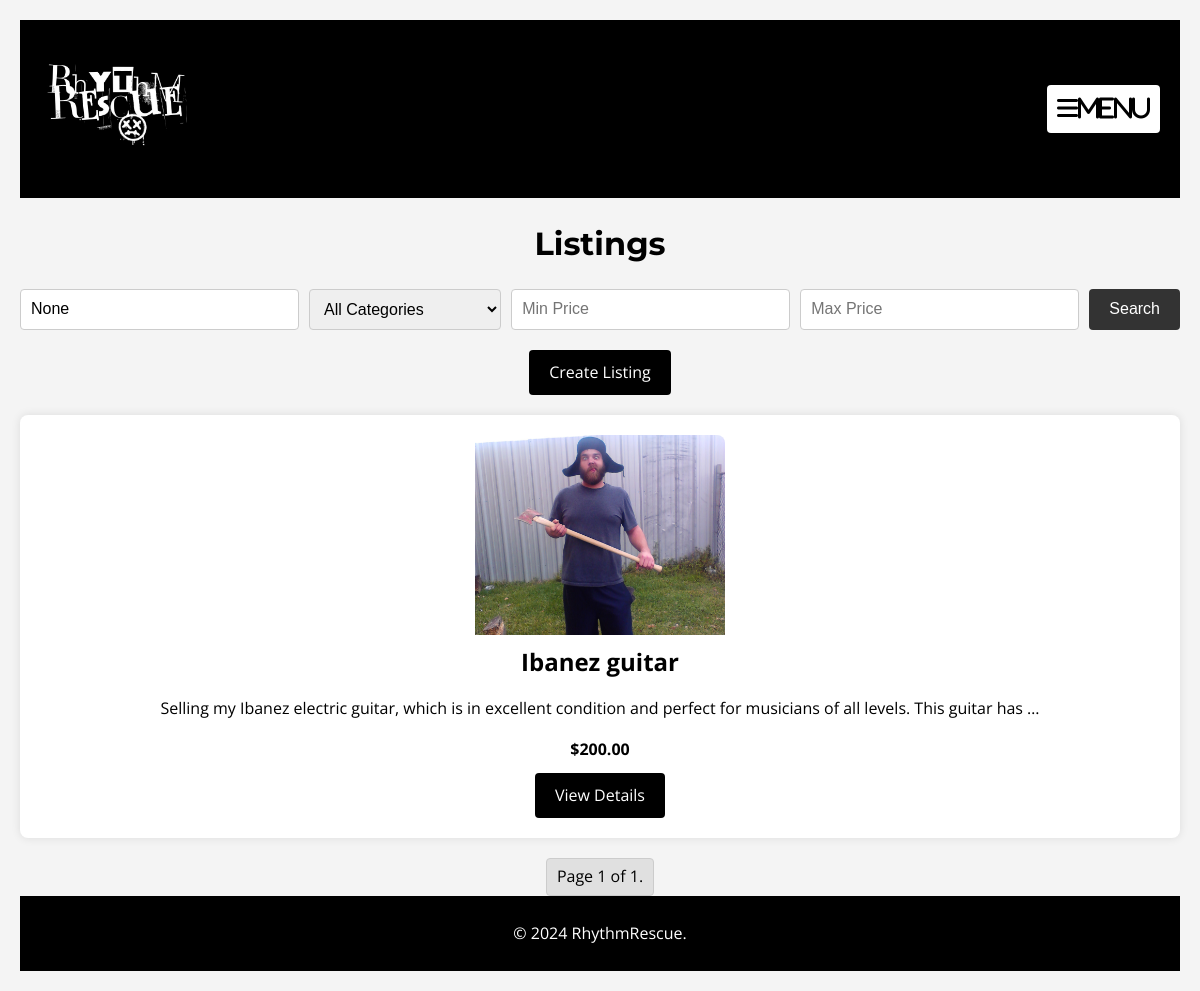
The page /listings/ on the database as committed earlier.
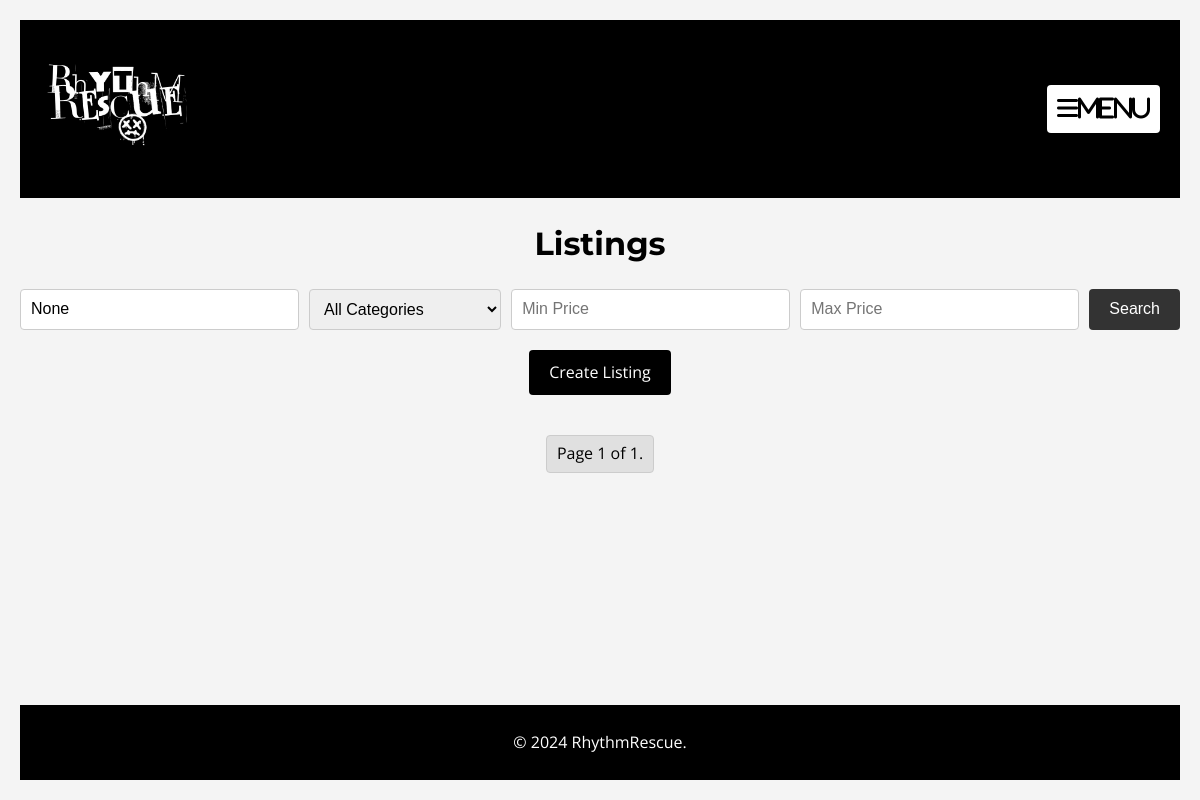
The same page on the database as committed later.
### listings/models.py (models this page shows, shortened)
class Listing(models.Model):
    title = models.CharField(max_length=255)
    slug = models.SlugField(unique=True, blank=True)
    description = models.TextField()
    price = models.DecimalField(max_digits=10, decimal_places=2)
    category = models.ForeignKey(Category, on_delete=models.CASCADE)
    seller = models.ForeignKey(CustomUser, on_delete=models.CASCADE)
    image = models.ImageField(upload_to='listing_images/', blank=True, null=True)
    created_at = models.DateTimeField(auto_now_add=True)

### listings/views.py (the view)
# urls.py: path('', views.listing_list, name='listing_list'),
def listing_list(request):
    query = request.GET.get('q')
    category_id = request.GET.get('category')
    min_price = request.GET.get('min_price')
    max_price = request.GET.get('max_price')
    listings = Listing.objects.all()
    if query:
        listings = listings.filter(
            Q(title__icontains=query) | Q(description__icontains=query) | Q(category__name__icontains=query)
        )
    if category_id:
        listings = listings.filter(category_id=category_id)
    if min_price:
        listings = listings.filter(price__gte=min_price)
    if max_price:
        listings = listings.filter(price__lte=max_price)
    paginator = Paginator(listings, 10)  # Show 10 listings per page
    page_number = request.GET.get('page')
    page_obj = paginator.get_page(page_number)
    general_categories = [
        'Electronics', 'Furniture', 'Home Appliances', 'Vehicles', 'Clothing',
        'Books & Media', 'Sports & Outdoors', 'Toys & Games', 'Collectibles & Art',
        'Beauty & Personal Care', 'Pet Supplies', 'Instruments', 'Jobs & Services',
        'Real Estate', 'Office Supplies', 'Garden & Tools', 'Health & Supplements',
        'Crafts & Hobbies', 'Miscellaneous'
    ]
    return render(request, 'listings/listing_list.html', {
        'page_obj': page_obj,
        'categories': general_categories,
        'query': query,
        'category_id': category_id,
        'min_price': min_price,
        'max_price': max_price,
    })

### templates/listings/listing_list.html (shortened to what this page needs)
{% extends 'base.html' %}
{% load static %}
{% block extra_css %}
<link rel="stylesheet" href="{% static 'css/listings.css' %}">
{% endblock %}
{% block content %}
<h2 class="page-title">Listings</h2>
<form method="get" class="search-form">
    <input type="text" name="q" placeholder="Search..." value="{{ query }}" class="search-input">
    <select name="category" class="search-select">
        <option value="">All Categories</option>
    </select>
    <input type="number" name="min_price" placeholder="Min Price" value="{{ min_price }}" class="search-input">
    <input type="number" name="max_price" placeholder="Max Price" value="{{ max_price }}" class="search-input">
    <button type="submit" class="btn btn-search">Search</button>
</form>
<a href="{% url 'listing_create' %}" class="btn add-listing-btn">Create Listing</a>
<div class="listings">
    {% for listing in page_obj %}
        <div class="listing-card">
            {% if listing.image %}
                <img src="{{ listing.image.url }}" alt="{{ listing.title }}" class="listing-image">
            {% endif %}
            <h3>{{ listing.title }}</h3>
            <p>{{ listing.description|truncatewords:20 }}</p>
            <p><strong>${{ listing.price }}</strong></p>
            <a href="{% url 'listing_detail' listing.slug %}" class="btn btn-details">View Details</a>
        </div>
    {% endfor %}
</div>
<div class="pagination">
    <span class="step-links">
        <span class="current">
            Page {{ page_obj.number }} of {{ page_obj.paginator.num_pages }}.
        </span>
    </span>
</div>
{% endblock %}

### templates/base.html (shortened to what this page needs)
<!DOCTYPE html>
<html lang="en">
<head>
    {% load static %}
    <link rel="stylesheet" href="{% static 'css/base.css' %}">
    <link rel="stylesheet" href="https://cdnjs.cloudflare.com/ajax/libs/font-awesome/6.0.0-beta3/css/all.min.css" />
    {% block extra_css %}
    {% endblock %}
</head>
<body>
    <header>
        <div class="header-content">
            <div class="logo">
                <img src="{% static 'img/logo3.jpg' %}" alt="Secondhand Marketplace Logo">
            </div>
            <nav>
                <button class="menu-button" id="menu-button"><i class="fas fa-bars">Menu</i></button>
            </nav>
        </div>
    </header>
    <main class="main-container">
        {% block content %}
        {% endblock %}
    </main>
    <footer>
        <p>&copy; 2024 RhythmRescue.</p>
    </footer>
</body>
</html>

### static/css/base.css (style rules this page uses)
* { margin: 0; padding: 0; box-sizing: border-box; }
body { font-family: 'Open Sans', Arial, sans-serif; background-color: #ffffff; color: #333; line-height: 1.6; }
header { background-color: #000000; padding: 10px 0; display: flex; align-items: center; justify-content: space-between; margin-bottom: 20px; }
.main-container { min-height: calc(100vh - 313px); }
.header-content { display: flex; align-items: center; justify-content: space-between; width: 100%; }
header .logo { margin-left: 20px; }
header .logo img { max-width: 190px; height: auto; height: 190px; }
header nav { margin-right: 20px; }
footer { background: #000000; color: #ffffff; text-align: center; padding: 10px 0; position: relative; width: 100%; }
p { margin-bottom: 15px; margin-top: 15px; }
h2 { font-family: 'Montserrat', sans-serif; color: #000000; margin-bottom: 15px; }
.search-form { margin-bottom: 15px; }
.menu-button { background-color: #ffffff; border: none; border-radius: 4px; color: #000000; cursor: pointer; font-size: 24px; padding: 10px; transition: color 0.3s, transform 0.3s; }

### static/css/listings.css (style rules this page uses)
* { margin: 0; padding: 0; box-sizing: border-box; }
body { font-family: 'Open Sans', Arial, sans-serif; background-color: #f4f4f4; color: #000; line-height: 1.6; padding: 20px; min-height: 100vh; display: flex; flex-direction: column; }
header { background-color: #000; color: #fff; padding: 10px 0; display: flex; align-items: center; justify-content: space-between; margin-bottom: 20px; }
header .logo { margin-left: 20px; }
header .logo img { max-width: 150px; height: auto; }
header nav { margin-right: 20px; }
footer { background: #000; color: #ffffff; text-align: center; padding: 10px 0; bottom: 0; width: 100%; }
p { margin-bottom: 15px; margin-top: 15px; }
.page-title { font-size: 2rem; margin-bottom: 20px; color: #000; text-align: center; }
.search-form { display: flex; flex-wrap: wrap; gap: 10px; margin-bottom: 20px; justify-content: center; }
.search-input, .search-select { flex: 1 1 auto; padding: 10px; border: 1px solid #ccc; border-radius: 4px; font-size: 1rem; }
.btn-search { background-color: #333; color: #fff; border: none; padding: 10px 20px; border-radius: 4px; cursor: pointer; font-size: 1rem; }
.add-listing-btn { display: inline-block; background-color: #000; color: #fff; padding: 10px 20px; border-radius: 4px; text-decoration: none; margin-bottom: 20px; font-size: 1rem; text-align: center; display: block; width: max-content; margin-left: auto; margin-right: auto; }
.pagination { margin-top: 20px; text-align: center; }
.pagination .step-links { display: flex; justify-content: center; gap: 10px; }
.pagination .current { padding: 5px 10px; border: 1px solid #ccc; border-radius: 4px; background-color: #e0e0e0; color: #000; }
p { margin-bottom: 15px; }

Rows that differ between the two databases and show on the page:
removed Listing: image (picture), title "Ibanez guitar", description "Selling my Ibanez electric guitar, which is in excellent condition and perfect for musicians of all levels. This guitar has …", price "200.00"
